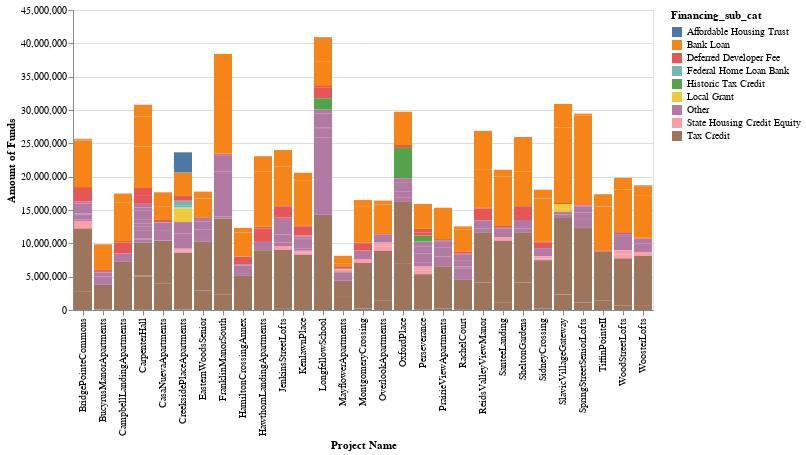

Here is the notebook cell this chart was saved with:
### Code cell
alt.Chart(ohio_graph).mark_bar().encode(
    x='Project Name',
    y='Amount of Funds',
    color='Financing_sub_cat',
    tooltip=['Financing_sub_cat']
)

### Figure 1 — Vega-Lite specification as saved in the notebook (floating-point values rounded to 4 significant figures; data arrays with more than 128 entries replaced by an {"elided": "..."} marker saying what was removed)
{"config": {"view": {"continuousWidth": 400, "continuousHeight": 300}}, "data": {"name": "data-e3aa26aba4f059b7670a57b3d5e0a088"}, "mark": "bar", "encoding": {"color": {"type": "nominal", "field": "Financing_sub_cat"}, "tooltip": [{"type": "nominal", "field": "Financing_sub_cat"}], "x": {"type": "nominal", "field": "Project Name"}, "y": {"type": "quantitative", "field": "Amount of Funds"}}, "$schema": "https://vega.github.io/schema/vega-lite/v4.0.2.json", "datasets": {"data-e3aa26aba4f059b7670a57b3d5e0a088": {"elided": "312 records"}}}
